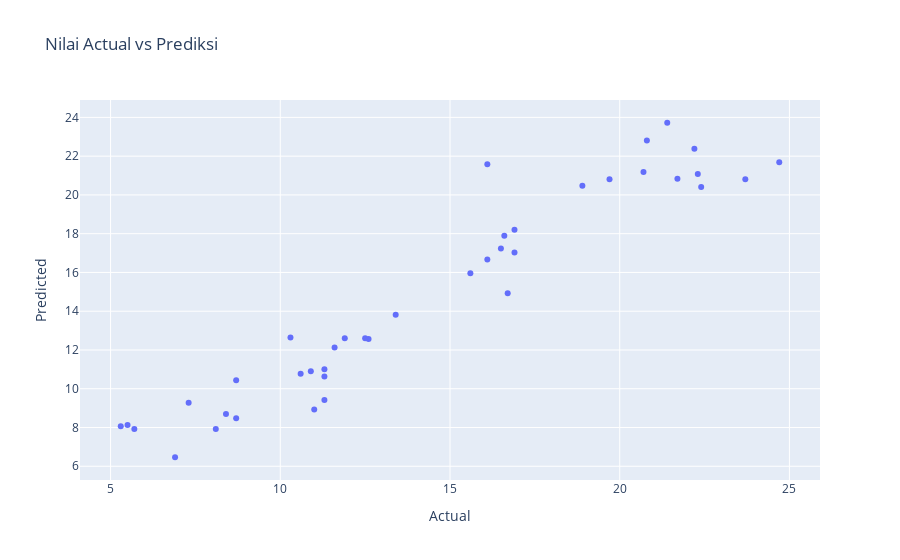
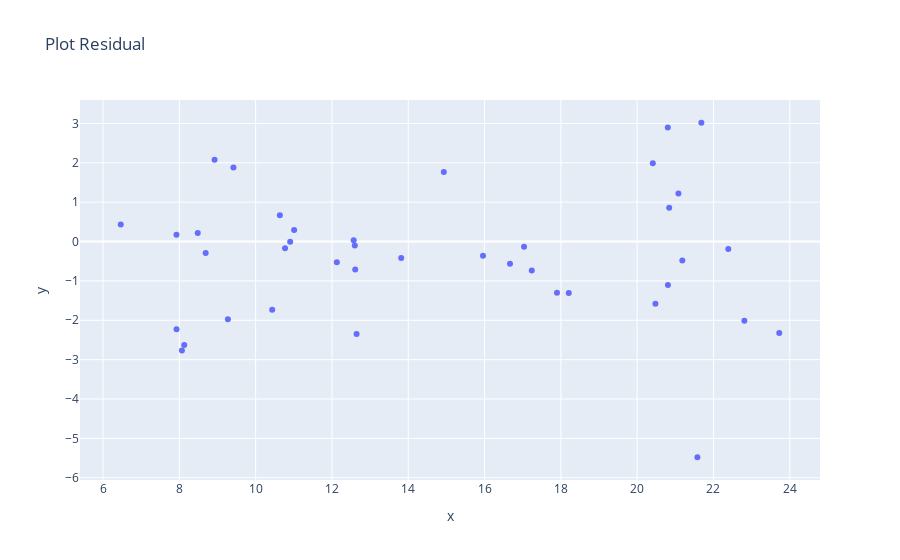

The code cell stored with these charts, in order, in its notebook:
### Code cell
# Pastikan array dalam bentuk 1-dimensi untuk visualisasi
y_test_flattened = y_test.ravel()
y_pred_flattened = y_pred.ravel() 
prediction_data = pd.DataFrame({'Actual': y_test_flattened, 'Predicted' : y_pred_flattened })

# Scatter plot
figure = px.scatter(prediction_data, x='Actual', y='Predicted', title='Nilai Actual vs Prediksi')
figure.show()

# Plot residual
residual = y_test_flattened - y_pred_flattened

figure_res = px.scatter(x=y_pred_flattened, y=residual, title='Plot Residual')
figure_res.show()

### Figure 1 — Plotly figure (JSON) as saved in the notebook; plotly's stock layout.template omitted (floating-point values rounded to 4 significant figures)
{"data": [{"hovertemplate": "Actual=%{x}<br>Predicted=%{y}<extra></extra>", "legendgroup": "", "marker": {"color": "#636efa", "symbol": "circle"}, "mode": "markers", "name": "", "orientation": "v", "showlegend": false, "type": "scatter", "x": [16.9, 22.4, 21.4, 7.3, 24.7, 12.6, 22.3, 8.4, 16.5, 16.1, 11.0, 8.7, 16.9, 5.3, 10.3, 16.7, 5.5, 16.6, 11.3, 18.9, 19.7, 12.5, 10.9, 22.2, 11.3, 8.1, 21.7, 13.4, 10.6, 5.7, 15.6, 11.3, 23.7, 8.7, 16.1, 20.7, 11.6, 20.8, 11.9, 6.9], "xaxis": "x", "y": [17.03, 20.41, 23.72, 9.273, 21.68, 12.57, 21.08, 8.69, 17.24, 16.67, 8.924, 8.482, 18.21, 8.068, 12.65, 14.93, 8.128, 17.9, 11.01, 20.48, 20.81, 12.6, 10.91, 22.39, 9.418, 7.925, 20.84, 13.82, 10.77, 7.927, 15.96, 10.63, 20.8, 10.43, 21.58, 21.18, 12.13, 22.81, 12.61, 6.464], "yaxis": "y"}], "layout": {"legend": {"tracegroupgap": 0}, "title": {"text": "Nilai Actual vs Prediksi"}, "xaxis": {"anchor": "y", "domain": [0, 1], "title": {"text": "Actual"}}, "yaxis": {"anchor": "x", "domain": [0, 1], "title": {"text": "Predicted"}}}}

### Figure 2 — Plotly figure (JSON) as saved in the notebook; plotly's stock layout.template omitted (floating-point values rounded to 4 significant figures)
{"data": [{"hovertemplate": "x=%{x}<br>y=%{y}<extra></extra>", "legendgroup": "", "marker": {"color": "#636efa", "symbol": "circle"}, "mode": "markers", "name": "", "orientation": "v", "showlegend": false, "type": "scatter", "x": [17.03, 20.41, 23.72, 9.273, 21.68, 12.57, 21.08, 8.69, 17.24, 16.67, 8.924, 8.482, 18.21, 8.068, 12.65, 14.93, 8.128, 17.9, 11.01, 20.48, 20.81, 12.6, 10.91, 22.39, 9.418, 7.925, 20.84, 13.82, 10.77, 7.927, 15.96, 10.63, 20.8, 10.43, 21.58, 21.18, 12.13, 22.81, 12.61, 6.464], "xaxis": "x", "y": [-0.1348, 1.99, -2.324, -1.973, 3.017, 0.0306, 1.219, -0.2904, -0.737, -0.5666, 2.076, 0.2183, -1.308, -2.768, -2.346, 1.768, -2.628, -1.299, 0.2912, -1.578, -1.106, -0.09883, -0.005183, -0.1885, 1.882, 0.1749, 0.8609, -0.4152, -0.1708, -2.227, -0.3595, 0.6651, 2.897, -1.734, -5.478, -0.4836, -0.5282, -2.01, -0.7099, 0.4356], "yaxis": "y"}], "layout": {"legend": {"tracegroupgap": 0}, "title": {"text": "Plot Residual"}, "xaxis": {"anchor": "y", "domain": [0, 1], "title": {"text": "x"}}, "yaxis": {"anchor": "x", "domain": [0, 1], "title": {"text": "y"}}}}
